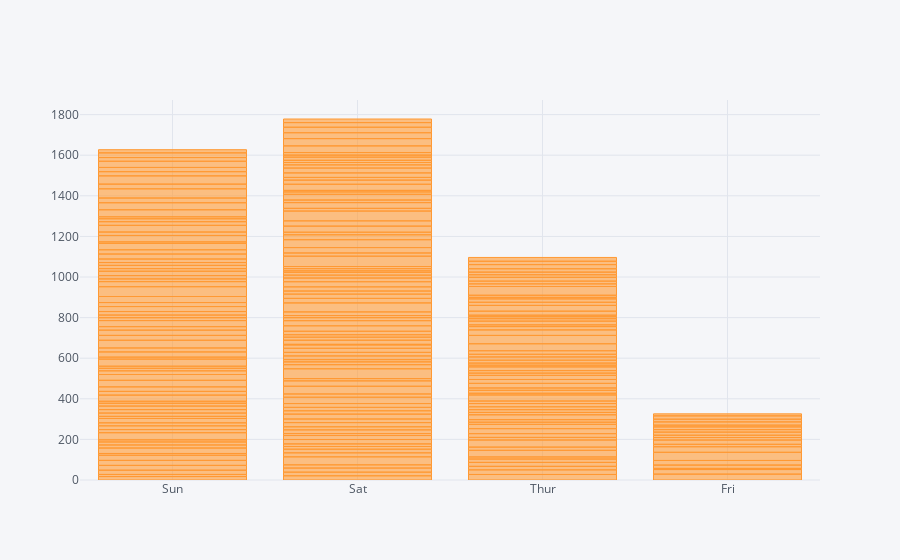

Notebook source saved alongside this figure:
### Markdown cell above
### Bar

### Code cell
tips.iplot(kind='bar',x='day',y='total_bill')

### Figure 1 — Plotly figure (JSON) as saved in the notebook; plotly's stock layout.template omitted (floating-point values rounded to 4 significant figures; data arrays with more than 128 entries replaced by an {"elided": "..."} marker saying what was removed)
{"data": [{"marker": {"color": "rgba(255, 153, 51, 0.6)", "line": {"color": "rgba(255, 153, 51, 1.0)", "width": 1}}, "name": "total_bill", "orientation": "v", "text": "", "type": "bar", "uid": "45cbf08f-076b-4493-9c6f-4b45fdb8a98f", "x": {"elided": "244 str values"}, "y": {"elided": "244 float values"}}], "layout": {"barmode": "stack", "legend": {"bgcolor": "#F5F6F9", "font": {"color": "#4D5663"}, "traceorder": "normal"}, "paper_bgcolor": "#F5F6F9", "plot_bgcolor": "#F5F6F9", "title": {"font": {"color": "#4D5663"}}, "xaxis": {"gridcolor": "#E1E5ED", "showgrid": true, "tickfont": {"color": "#4D5663"}, "title": {"font": {"color": "#4D5663"}, "text": ""}, "zerolinecolor": "#E1E5ED"}, "yaxis": {"gridcolor": "#E1E5ED", "showgrid": true, "tickfont": {"color": "#4D5663"}, "title": {"font": {"color": "#4D5663"}, "text": ""}, "zerolinecolor": "#E1E5ED"}}}
